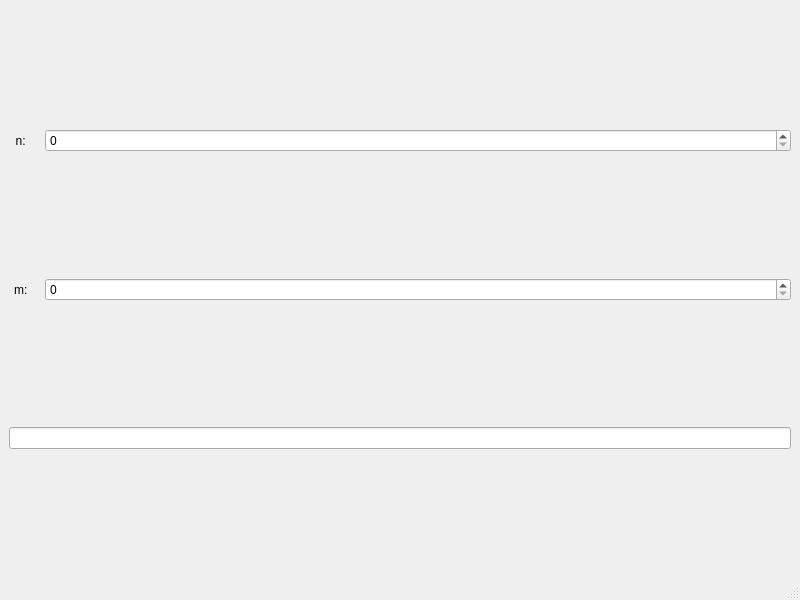
<?xml version="1.0" encoding="UTF-8"?>
<ui version="4.0">
 <class>MainWindow</class>
 <widget class="QMainWindow" name="MainWindow">
  <property name="geometry">
   <rect>
    <x>0</x>
    <y>0</y>
    <width>800</width>
    <height>600</height>
   </rect>
  </property>
  <property name="windowTitle">
   <string>SasageoSasageo!!!!!!!!!!!!!!!!!</string>
  </property>
  <widget class="QWidget" name="centralwidget">
   <layout class="QVBoxLayout" name="verticalLayout">
    <item>
     <layout class="QHBoxLayout" name="horizontalLayout">
      <item>
       <widget class="QLabel" name="nLabel">
        <property name="maximumSize">
         <size>
          <width>30</width>
          <height>16777215</height>
         </size>
        </property>
        <property name="layoutDirection">
         <enum>Qt::LeftToRight</enum>
        </property>
        <property name="text">
         <string>n:  </string>
        </property>
        <property name="alignment">
         <set>Qt::AlignCenter</set>
        </property>
       </widget>
      </item>
      <item>
       <widget class="QSpinBox" name="nSpinBox"/>
      </item>
     </layout>
    </item>
    <item>
     <layout class="QHBoxLayout" name="horizontalLayout_2">
      <item>
       <widget class="QLabel" name="mLabel">
        <property name="maximumSize">
         <size>
          <width>30</width>
          <height>16777215</height>
         </size>
        </property>
        <property name="layoutDirection">
         <enum>Qt::LeftToRight</enum>
        </property>
        <property name="text">
         <string>m:  </string>
        </property>
        <property name="alignment">
         <set>Qt::AlignCenter</set>
        </property>
       </widget>
      </item>
      <item>
       <widget class="QSpinBox" name="mSpinBox"/>
      </item>
     </layout>
    </item>
    <item>
     <widget class="QLineEdit" name="resultLineEdit"/>
    </item>
   </layout>
  </widget>
  <widget class="QMenuBar" name="menubar">
   <property name="geometry">
    <rect>
     <x>0</x>
     <y>0</y>
     <width>800</width>
     <height>22</height>
    </rect>
   </property>
  </widget>
  <widget class="QStatusBar" name="statusbar"/>
 </widget>
 <resources/>
 <connections/>
</ui>
